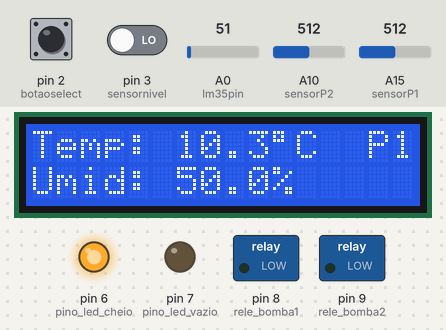
Bench run of a sketch on a simulated Arduino Mega 2560, built with avr-gcc and run on an emulated ATmega2560. Shown: 16×2 character LCD, switched loads named in the sketch (green lamp = pin HIGH), output pins drawn as LEDs (lit = HIGH). Inputs (shaded band) come from the test bench; at power-on: pin 3 (sensornivel) LOW, A15 (sensorP1) = 512, A10 (sensorP2) = 512, pin 2 (botaoselect) LOW, A0 (lm35pin) = 51.

Above: at 4.2 s.
4.3 s: pin 3 (sensornivel) driven HIGH
At 5.6 s:
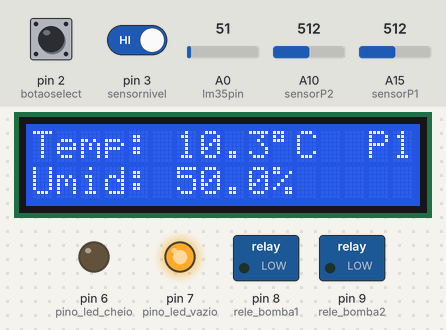
6.2 s: A15 (sensorP1) set to 596
At 7.4 s:
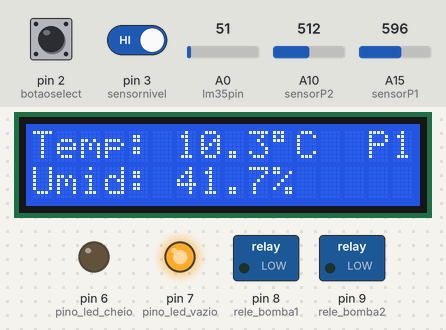
7.9 s: A15 (sensorP1) set to 627
At 9.2 s:
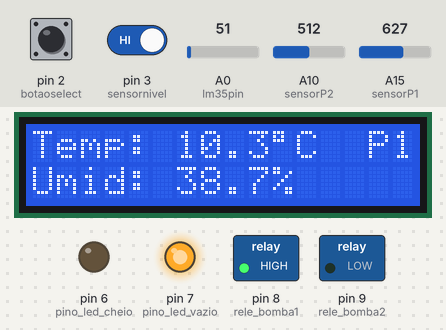
9.6 s: A10 (sensorP2) set to 595
11.1 s: A10 (sensorP2) set to 631
At 12.6 s:
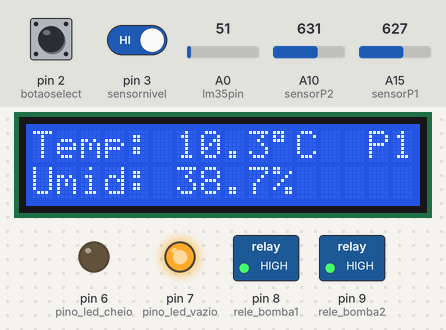
12.9 s: A15 (sensorP1) set to 317
At 13.5 s:
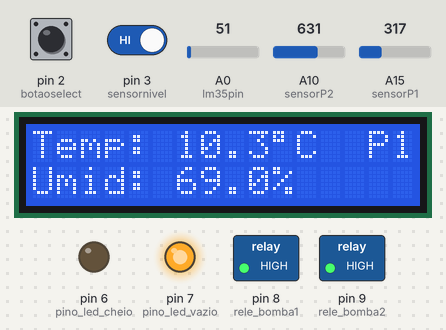
14.6 s: A15 (sensorP1) set to 291
At 15.3 s:
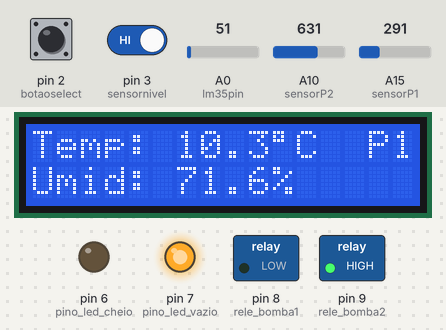
Timing chart, 0 to 17.3 s (numbered marks = the images above; inputs shaded):
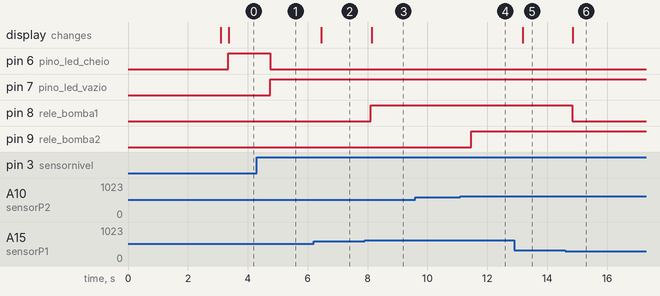

Measured:
- the behaviour switches between 613 and 614 on A15 (sensorP1) (found by bisection; images 2 and 3)
- the behaviour switches between 613 and 614 on A10 (sensorP2) (found by bisection; images 3 and 4)
- the behaviour switches between 307 and 306 on A15 (sensorP1) (found by bisection; images 5 and 6)
- after the input at 4.3 s, pin 6 (pino_led_cheio): HIGH → LOW after 0.44 s; pin 7 (pino_led_vazio): LOW → HIGH after 0.44 s
- after the input at 6.2 s, the display: changes after 0.25 s (image 2)
- after the input at 7.9 s, pin 8 (rele_bomba1): LOW → HIGH after 0.21 s; the display: changes after 0.24 s (image 3)
- after the input at 9.6 s, every drawn part: stays the same
- after the input at 11.1 s, pin 9 (rele_bomba2): LOW → HIGH after 0.37 s
- after the input at 12.9 s, the display: changes after 0.28 s (image 5)
- after the input at 14.6 s, pin 8 (rele_bomba1): HIGH → LOW after 0.23 s; the display: changes after 0.26 s (image 6)

The sketch:

UmidTempButtonAutowater.ino
```cpp
/*
PROJETE 2025
EQUIPE MT1503
HORTA VERTICAL - SKYNATURE
SENSORES DE UMIDADE, SENSOR DE TEMPERATURA, SENSOR DE NÍVEL D'ÁGUA E DISPLAY LCD
2 RECIPIENTES COM DUAS BOMBAS 12V CONTROLADAS POR RELÉS
*/

#include <Wire.h>
#include <LiquidCrystal_I2C.h>
LiquidCrystal_I2C lcd(0x27, 16, 2);

// Definição dos pinos
const int sensorP1 = A15;   // Sensor de umidade do recipiente 1
const int sensorP2 = A10;   // Sensor de umidade do recipiente 2
const int lm35pin  = A0;    // Sensor de temperatura LM35
const int botaoselect = 2;  // Botão de seleção no LCD

// Sensor de nível d’água
const int sensornivel = 3;
const int pino_led_cheio = 6;
const int pino_led_vazio = 7;

// Relés das bombas (acionam as bombas 12V)
const int rele_bomba1 = 8;   // Relé da bomba 1
const int rele_bomba2 = 9;   // Relé da bomba 2

// Variáveis de controle
int selected = 1;          // Plantação selecionada
float umidLCD;             // Umidade exibida no LCD
float limiteBaixo = 40.0;  // Umidade mínima — liga a bomba
float limiteAlto  = 70.0;  // Umidade máxima — desliga a bomba

void setup() {

// Configuração dos pinos
  pinMode(botaoselect, INPUT);
  pinMode(sensornivel, INPUT);
  pinMode(pino_led_cheio, OUTPUT);
  pinMode(pino_led_vazio, OUTPUT);
  pinMode(rele_bomba1, OUTPUT);
  pinMode(rele_bomba2, OUTPUT);

// Relés desligados inicialmente
  digitalWrite(rele_bomba1, LOW); // Relé inativo
  digitalWrite(rele_bomba2, LOW);

// Inicializa LCD
  lcd.init();
  lcd.backlight();

// Tela de inicialização
  lcd.setCursor(0, 0);
  lcd.print("   SKY NATURE");
  lcd.setCursor(0, 1);
  lcd.print("     MT1503");
  delay(3000);
  lcd.clear();

}

void loop() {

// Leitura dos sensores
  int estadoNivel = digitalRead(sensornivel);
  delay(50);
  int valorTemp = analogRead(lm35pin);
  delay(50);
  int valorUmidP1 = analogRead(sensorP1);
  delay(50);
  int valorUmidP2 = analogRead(sensorP2);
  delay(50);
  int botao = digitalRead(botaoselect);
  delay(50);

// Conversão de valores
  float tempC = ((valorTemp * (5.0 / 1023.0)) / 0.01) - 14.63;
  float umidP1 = (((valorUmidP1 * 100.0) / 1023.0) - 100.0) * (-1.0);
  float umidP2 = (((valorUmidP2 * 100.0) / 1023.0) - 100.0) * (-1.0);

// LEDs de nível de água
  if (estadoNivel == 1) { // tanque cheio
    digitalWrite(pino_led_vazio, HIGH);
    digitalWrite(pino_led_cheio, LOW);
  }
  else { // tanque vazio
    digitalWrite(pino_led_vazio, LOW);
    digitalWrite(pino_led_cheio, HIGH);
  }

// Alternância de plantação selecionada
  if (botao == HIGH) {
    selected = (selected == 1) ? 2 : 1;
    delay(250); // debounce
  }

// Determina qual valor de umidade mostrar
  umidLCD = (selected == 1) ? umidP1 : umidP2;

// Controle de irrigação (relés e bombas 12V)
  if (estadoNivel == 1) { // tanque com água disponível

  // Recipiente 1
    if (umidP1 < limiteBaixo) {
      digitalWrite(rele_bomba1, HIGH); // Liga bomba 1
    }
    else if (umidP1 > limiteAlto) {
      digitalWrite(rele_bomba1, LOW); // Desliga bomba 1
    }


  // Recipiente 2
    if (umidP2 < limiteBaixo) {
      digitalWrite(rele_bomba2, HIGH); // Liga bomba 2
    }
    else if (umidP2 > limiteAlto) {
      digitalWrite(rele_bomba2, LOW); // Desliga bomba 2
    }

  }
  else {
  // Tanque vazio → desliga tudo
    digitalWrite(rele_bomba1, LOW);
    digitalWrite(rele_bomba2, LOW);
  }

// Exibição no LCD
  lcd.setCursor(14, 0);
  lcd.print("P");
  lcd.print(selected);

  lcd.setCursor(0, 0);
  lcd.print("Temp: ");
  lcd.print(tempC, 1);
  lcd.print((char)223);
  lcd.print("C ");

  lcd.setCursor(0, 1);
  lcd.print("Umid: ");
  lcd.print(umidLCD, 1);
  lcd.print("%   ");
}
/*

000000  000000  000000  000000  000000  000000  000000          000000  000000  000000  000000
000000  000000  000000  000000  000000  000000  000000          000000  000000  000000  000000
00  00  00  00  00  00     000  000       00    000                000  00  00     000  000
000000  000000  00  00     000  000000    00    000000          000000  00  00  000000  000000
000     0000    00  00  0  000  000       00    000             000     00  00  000        000
000     00  00  000000  000000  000000    00    000000          000000  000000  000000  000000

*/
```
